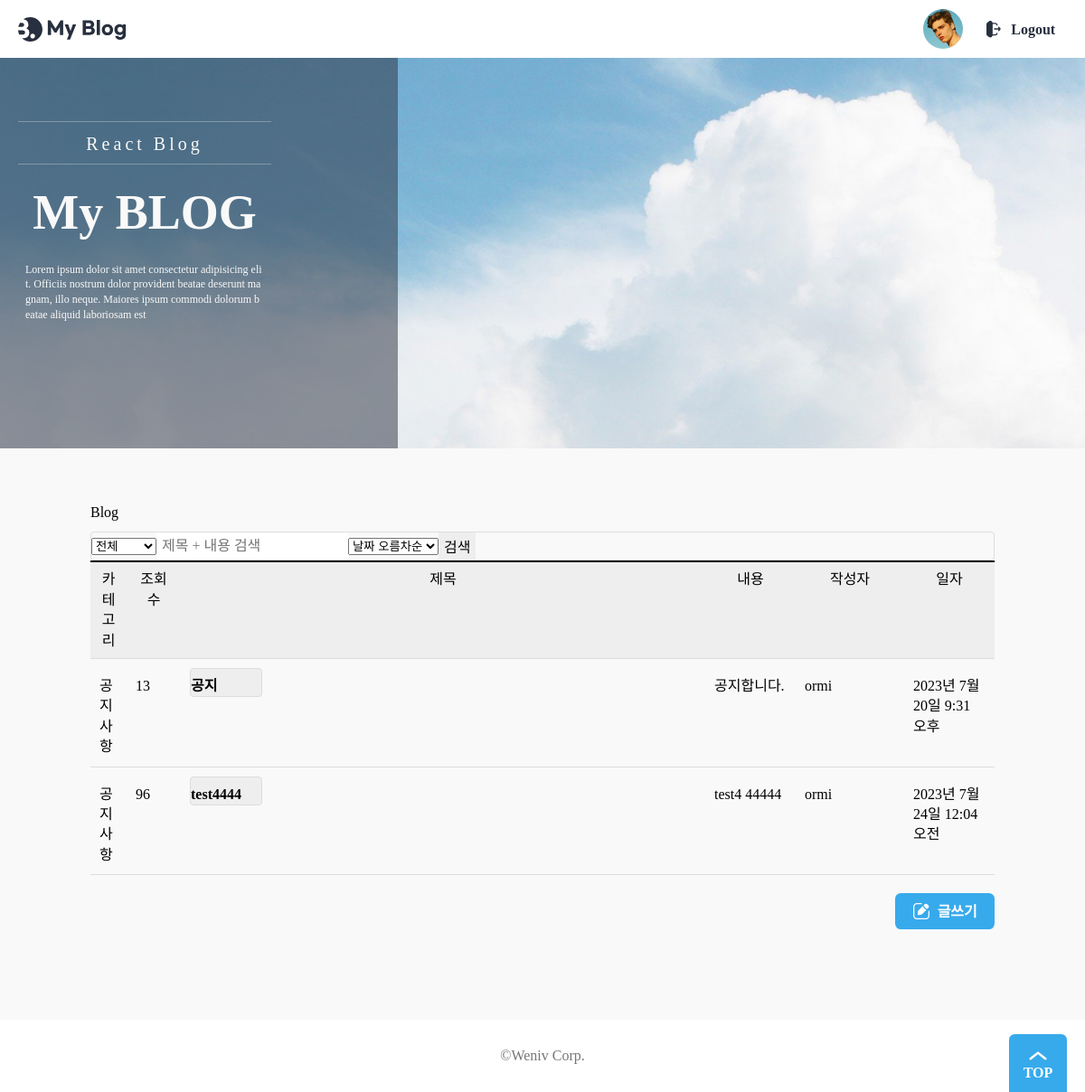
/blog/ (signed in), run on the app's committed database.
### posts/models.py (models this page shows, shortened)
class Post(models.Model):
    title = models.CharField(max_length=20)
    content = models.TextField()
    writer = models.ForeignKey(User, on_delete=models.CASCADE)  # user foreignkey
    category_choices = (('일반', '일반'), ('공지사항', '공지사항'))
    category = models.CharField(max_length=20, choices=category_choices)
    created_at = models.DateTimeField(auto_now_add=True)
    updated_at = models.DateTimeField(auto_now=True)
    hit = models.PositiveIntegerField(default=0)
    img = models.ImageField(upload_to="", blank=True, null=True)

### accounts/models.py (models this page shows)
class User(AbstractUser):
    username = models.CharField(unique=True, max_length=20)
    email = models.CharField(max_length=255, null=True, blank=True)
    nickname = models.CharField(max_length=100, null=True, blank=True)
    created_at = models.TimeField(auto_now_add=True)
    updated_at = models.TimeField(auto_now=True)

### posts/views.py (the view)
# urls.py: path('', PostView.as_view(), name='list'),
class PostView(ListView):
    model = Post
    template_name = 'posts/list.html'
    context_object_name = 'posts'
    def get_context_data(self, **kwargs):
        context = super().get_context_data(**kwargs)
        context['title'] = 'Blog'
        context['search'] = ''
        return context

### posts/templates/posts/list.html (shortened to what this page needs)
{% extends 'base.html' %}
{% load static %}
{% block content %}
<head>
    <link rel="stylesheet" type="text/css" href="{% static 'css/common.css' %}">
    <link rel="stylesheet" type="text/css" href="{% static 'css/table.css' %}">
    <link rel="stylesheet" type="text/css" href="{% static 'css/list.css' %}">
    <link rel="stylesheet" type="text/css" href="{% static 'css/list.view' %}">
</head>
<div class="main">
    <h2 class="main-title">
        {{ title }}
    </h2>
    <div>
        <form class="search-form" method="get" action="{% url 'blog:search' %}">
            <select id="category" name="category">
                <option value="">전체</option>
            </select>
            <input id="tag" type="search" name="tag" placeholder="제목 + 내용 검색">
            <select id="sort" name="sort">
                <option value="oldest">날짜 오름차순</option>
            </select>
            <button type="submit">검색</button>
        </form>
    </div>
    <table class="table table-bordered">
        <colgroup>
            <col style="width: 40px">
            <col style="width: 60px">
            <col>
            <col style="width: 100px">
            <col style="width: 120px">
            <col style="width: 100px">
        </colgroup>
        <thead class="table-light">
            <tr>
                <th>카테고리</th>
                <th>조회수</th>
                <th>제목</th>
                <th>내용</th>
                <th>작성자</th>
                <th>일자</th>
            </tr>
        </thead>
        <tbody>
        {% if posts %}
        {% for post in posts %}
            <tr>
                <td>{{ post.category }}</td>
                <td>{{ post.hit }}</td>
                <td><a href="{% url 'blog:detail' post_id=post.pk %}" class="btn">{{ post.title }}</a></td>
                <td>{{ post.content }}</td>
                <td>
                    {% if post.writer.nickname %}
                        {{ post.writer.nickname }}
                    {% else %}
                        {{ post.writer }}
                    {% endif %}
                </td>
                <td>{{ post.created_at }}</td>
            </tr>
        {% endfor %}
        </tbody>
        {% else %}
            <p>작성된 게시물이 없습니다.</p>
        {% endif %}
    </table>
    <div class="btn-group">
        {% if user.is_active %}
        <a href="{% url 'blog:write' %}" class="button">
            <img src="{% static './assets/icon-modify-white.svg' %}" alt="" />
            <span>글쓰기</span>
        </a>
        {% endif %}
    </div>
</div>
{% endblock %}

### static/css/global.css (style rules this page uses)
:root { --main-color: rgb(55, 170, 236); --main-rgb: 55, 171, 236; --outline-border: rgb(55, 160, 236); --red-color: rgb(243, 124, 75); --red-rgb: 243, 124, 75; --black-color: #28303f; --white-color: #fff; --gray-color: #767676; --border-color: #ddd; --gray-background-light: #f9f9f9; --gray-background: #f5f5f5; --gray-text: #6f6f6f; --border-radius: 0.4em; }
h1, a, div, p, section, article, input, textarea { box-sizing: border-box; }
a { text-decoration: none; color: inherit; }
html { font-size: 10px; }
body { font-size: 1.6rem; line-height: 1.4; }
input, button { font-size: inherit; font-family: inherit; }
button { cursor: pointer; }
a { border-radius: 0.8rem; overflow: hidden; }
img { vertical-align: bottom; }
body { background: var(--gray-background-light); }

### static/css/button.css (style rules this page uses)
.button { display: inline-flex; align-items: center; justify-content: center; gap: 0.8rem; height: 4rem; padding: 0.2rem 1.2em 0; border: 0; border-radius: var(--border-radius); background: var(--main-color); color: var(--white-color); text-transform: uppercase; font-weight: bold; line-height: 1; }
.button img { height: 1.2em; margin-top: -0.2rem; vertical-align: middle; }

### static/css/common.css (style rules this page uses)
body, h1, h2, p, fieldset, ul { padding: 0; margin: 0; }
a { text-decoration: none; color: inherit; }
input, textarea, select { box-sizing: border-box; }
select:enabled, button:enabled { cursor: pointer; }
body { min-width: 1000px; display: flex; flex-direction: column; min-height: 100vh; }
.main { flex-grow: 1; width: 1000px; margin: auto; }
.main-title { margin: 60px 0 10px 0; }
.btn-group { margin-top: 20px; text-align: right; }
.btn { background-color: #eee; width: 80px; height: 32px; border: 1px solid #ddd; border-radius: 4px; display: inline-flex; align-items: center; justify-content: center; box-sizing: border-box; font: inherit; }

### static/css/table.css (style rules this page uses)
.table { border-spacing: 0; border-collapse: collapse; table-layout: fixed; border-top: 2px solid black; border-bottom: 1px solid #ddd; width: 1000px; margin: auto; }
.table th { background-color: #eee; padding: 8px; border-bottom: 1px solid #ddd; }
.table td { padding: 10px; border-top: 1px solid #ddd; }
.table a { display: block; text-align: left; padding: 8px 0; font-weight: bold; overflow: hidden; white-space: nowrap; text-overflow: ellipsis; }

### static/css/list.css (style rules this page uses)
.search-form { height: 32px; border: 1px solid #ddd; border-radius: 4px; overflow: hidden; display: flex; align-items: center; box-sizing: border-box; }
.search-form input[type="search"], .search-form button { border: 0; height: 100%; }
.search-form input[type="search"] { padding: 0 6px; }
.search-form button { background: #eee; }

### data on the page
Post: category "공지사항", hit "13", title "공지", content "공지합니다.", writer.nickname "ormi", created_at "2023년 7월 20일 9:31 오후"
Post: category "공지사항", hit "96", title "test4444", content "test4 44444", writer.nickname "ormi", created_at "2023년 7월 24일 12:04 오전"

### other printed values
{{ title }} "Blog"
